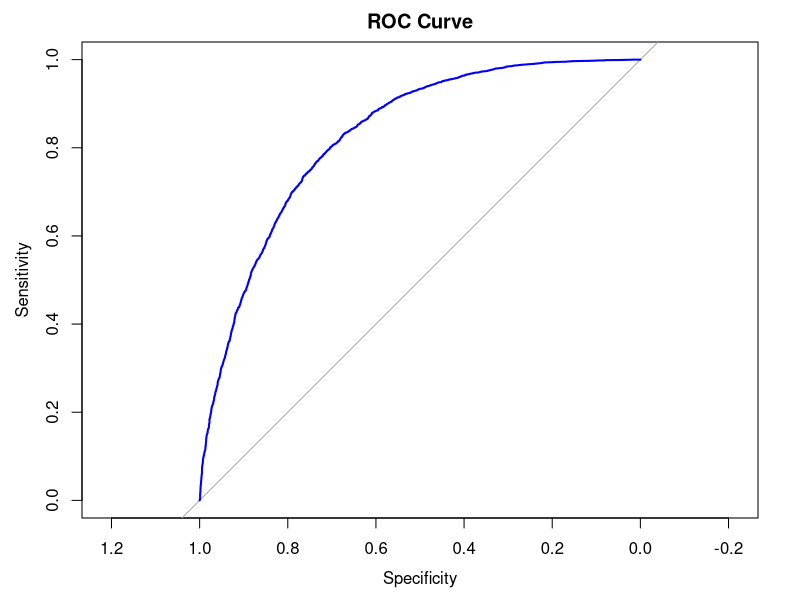

Write R code to recreate this figure.
## ---- chunk 1
# Load necessary libraries
library(dplyr)
library(mice)
library(tidyverse)
library(pROC)
library(caret)
## ---- chunk 2
# Load the dataset
data = read.csv("../data/train_data.csv")

head(data)
## ---- chunk 3
set.seed(123)  # Set seed for reproducibility

# Split the data into training and testing sets
train_ratio <- 0.8
train_indices <- sample(1:nrow(data), size = floor(train_ratio * nrow(data)))

train_data <- data[train_indices, ]  # Training dataset
test_data <- data[-train_indices, ]  # Testing dataset

# Fit a logistic regression model using glm
# model <- glm(Diabetes_binary ~ HighBP + HighChol + CholCheck + BMI + Smoker + 
#              Stroke + HeartDiseaseorAttack + PhysActivity + Sex + Age, 
#              data = data, 
#              family = binomial())

model <- glm(Diabetes_binary ~ . - Diabetes_binary, 
             data = data, 
             family = binomial())

# Make predictions on the test dataset
predicted <- predict(model, newdata = test_data, type = "response")

# Convert probabilities into binary predictions (0 or 1) with a threshold of 0.5
predictions = ifelse(predicted > 0.5, 1, 0)
## ---- chunk 4
true_lable = factor(test_data$Diabetes_binary)
# Create confusion matrix and derive metrics
conf_matrix = confusionMatrix(factor(predictions), true_lable, positive="1")

# Print key metrics
# Extract metrics
accuracy = conf_matrix$overall["Accuracy"]
sensitivity = conf_matrix$byClass["Sensitivity"]
specificity = conf_matrix$byClass["Specificity"]
precision = conf_matrix$byClass["Pos Pred Value"]
f1_score = 2 * (precision * sensitivity) / (precision + sensitivity)

cat("Accuracy:", accuracy, "\n")
cat("Sensitivity (Recall):", sensitivity, "\n")
cat("Specificity:", specificity, "\n")
cat("Precision:", precision, "\n")
cat("F1 Score:", f1_score, "\n")

# Compute ROC and AUC
roc_curve = roc(true_lable, predicted)
auc_value = auc(roc_curve)

cat("AUC:", auc_value, "\n")
plot(roc_curve, main = "ROC Curve", col = "blue")

